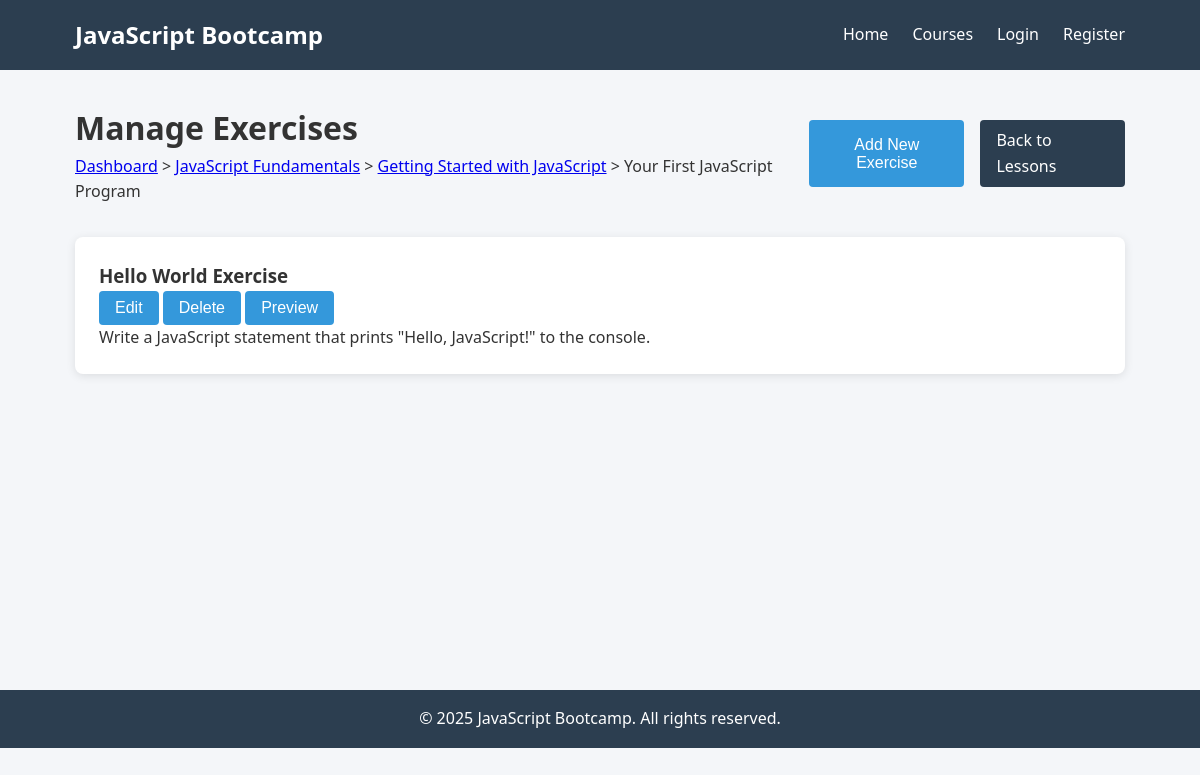
Page /lessons/3/exercises/ (signed in) on the committed database.
### lessons/models.py (models this page shows, shortened)
class Lesson(models.Model):
    LESSON_TYPES = (
        ('video', 'Video'),
        ('text', 'Text'),
        ('exercise', 'Exercise'),
        ('quiz', 'Quiz'),
    )
    module = models.ForeignKey(Module, on_delete=models.CASCADE, related_name='lessons')
    title = models.CharField(max_length=200)
    content = models.TextField()
    lesson_type = models.CharField(max_length=10, choices=LESSON_TYPES, default='text')
    order = models.PositiveIntegerField(default=0)
    class Meta:
        ordering = ['order']

class Exercise(models.Model):
    lesson = models.ForeignKey(Lesson, on_delete=models.CASCADE, related_name='exercises')
    title = models.CharField(max_length=200)
    description = models.TextField()
    initial_code = models.TextField(blank=True)
    solution_code = models.TextField(blank=True)
    test_code = models.TextField(blank=True)

### courses/models.py (models this page shows, shortened)
class Module(models.Model):
    course = models.ForeignKey(Course, on_delete=models.CASCADE, related_name='modules')
    title = models.CharField(max_length=200)
    description = models.TextField(blank=True)
    order = models.PositiveIntegerField(default=0)
    class Meta:
        ordering = ['order']

class Course(models.Model):
    title = models.CharField(max_length=200)
    slug = models.SlugField(unique=True)
    description = models.TextField()
    instructor = models.ForeignKey(CustomUser, on_delete=models.CASCADE, related_name='courses')
    thumbnail = models.ImageField(upload_to='course_thumbnails/', blank=True, null=True)
    created_at = models.DateTimeField(auto_now_add=True)
    updated_at = models.DateTimeField(auto_now=True)
    is_published = models.BooleanField(default=False)

### lessons/views.py (the view)
# urls.py: path('lessons/<int:lesson_id>/exercises/', lesson_views.exercise_management, name='exercise-management'),
@login_required
def exercise_management(request, lesson_id):
    if not request.user.is_instructor:
        return redirect('dashboard')
    lesson = get_object_or_404(Lesson, id=lesson_id)
    if lesson.module.course.instructor != request.user:
        return redirect('dashboard')
    return render(request, 'lessons/exercise_management.html', {
        'lesson': lesson
    })

### templates/lessons/exercise_management.html (shortened to what this page needs)
{% extends 'base.html' %}
{% block extra_css %}
<link rel="stylesheet" href="/static/css/admin.css">
{% endblock %}
{% block content %}
<div class="exercise-management">
    <div class="management-header">
        <div class="header-info">
            <h1>Manage Exercises</h1>
            <p class="breadcrumb">
                <a href="/dashboard/instructor/">Dashboard</a> &gt;
                <a href="/courses/modules/{{ lesson.module.course.id }}/">{{ lesson.module.course.title }}</a> &gt;
                <a href="/courses/modules/{{ lesson.module.id }}/lessons/">{{ lesson.module.title }}</a> &gt;
                {{ lesson.title }}
            </p>
        </div>
        <div class="header-actions">
            <button id="add-exercise-btn" class="btn">Add New Exercise</button>
            <a href="/courses/modules/{{ lesson.module.id }}/lessons/" class="btn btn-secondary">Back to Lessons</a>
        </div>
    </div>
    <div class="exercises-container">
        <div id="exercises-list" class="exercises-list">
            {% for exercise in lesson.exercises.all %}
                <div class="exercise-item card" data-exercise-id="{{ exercise.id }}">
                    <div class="exercise-header">
                        <h3>{{ exercise.title }}</h3>
                        <div class="exercise-actions">
                            <button class="btn btn-edit">Edit</button>
                            <button class="btn btn-delete">Delete</button>
                            <button class="btn btn-preview">Preview</button>
                        </div>
                    </div>
                    <div class="exercise-content">
                        <p>{{ exercise.description|truncatewords:30 }}</p>
                    </div>
                </div>
            {% empty %}
                <div class="empty-state card" id="empty-state">
                    <p>No exercises have been added to this lesson yet.</p>
                    <button id="create-first-exercise" class="btn">Create First Exercise</button>
                </div>
            {% endfor %}
        </div>
    </div>
</div>
{% endblock %}

### static/css/styles.css (style rules this page uses)
:root { --primary-color: #3498db; --secondary-color: #2c3e50; --accent-color: #e74c3c; --light-bg: #f4f6f9; --dark-text: #333; --light-text: #fff; }
* { margin: 0; padding: 0; box-sizing: border-box; }
body { font-family: 'Segoe UI', Tahoma, Geneva, Verdana, sans-serif; line-height: 1.6; color: var(--dark-text); background-color: var(--light-bg); }
.card { background-color: white; border-radius: 8px; box-shadow: 0 2px 10px rgba(0, 0, 0, 0.1); padding: 1.5rem; margin-bottom: 1.5rem; }
.btn { display: inline-block; padding: 0.5rem 1rem; background-color: var(--primary-color); color: var(--light-text); border: none; border-radius: 4px; cursor: pointer; text-decoration: none; font-size: 1rem; transition: background-color 0.3s; }
.btn-secondary { background-color: var(--secondary-color); }

### static/css/admin.css (style rules this page uses)
.management-header { display: flex; justify-content: space-between; align-items: center; margin-bottom: 2rem; }
.header-actions { display: flex; gap: 1rem; }

### rows in the picture
Lesson: module.course "JavaScript Fundamentals", module "Getting Started with JavaScript", title "Your First JavaScript Program"
Exercise: title "Hello World Exercise", description "Write a JavaScript statement that prints \"Hello, JavaScript!\" to the console."
